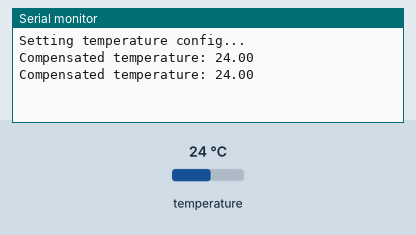
This program was run on a simulated ESP32-S3. Shown: the last lines printed to the serial monitor. Inputs (shaded band) come from the test bench; at power-on: temperature 24 °C.

Above: at 1.8 s.
1.9 s: temperature set to 12 °C
At 2.8 s:
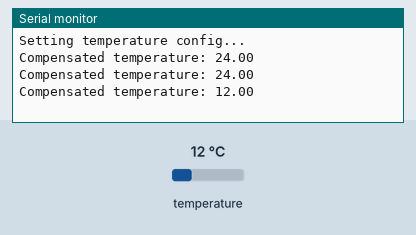
3.4 s: temperature set to 19 °C
At 4.4 s:
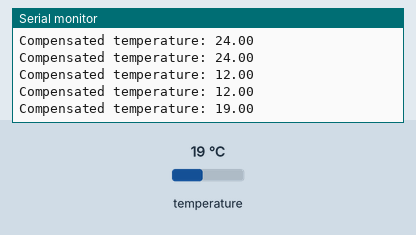
Timing chart, 0 to 6.4 s (numbered marks = the images above; inputs shaded):
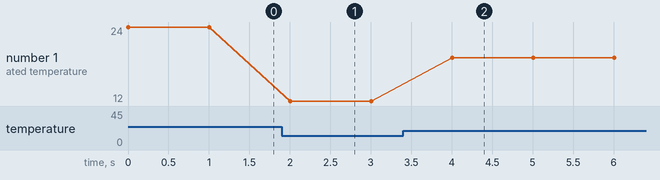

The program:

main.cpp
```cpp
#include <Arduino.h>

#define DEBUG 1
// Level 1: Driver, Level 2: ESP, Level 3: Adafruit
#define ABSTRACTION_LEVEL 3


#if DEBUG
#define LOG_VOID(val) Serial.printf(" %-40s   ------\n", #val); val
#define LOG_ACK_(val) Serial.printf(" %-40s -> %s\n", #val, val ? "NACK" : "ACK")
#define LOG_BYTE(val, buff) buff = val; Serial.printf(" %-40s -> 0x%02x\n", #val, buff)
#define LOG(val) val; Serial.printf(" %-40s -> %02x\n", #val, buff)

#else // if DEBUG
#define LOG_VOID(val) val
#define LOG_ACK_(val) val
#define LOG_BYTE(val, buff) buff = val
#define LOG(val) val
#endif // DEBUG


#define READ 0x01
#define WRITE 0x00
#define ADDR 0x76
#define RESET 0xB6
#define REG_ID 0xD0
#define REG_RESET 0xE0
#define REG_CONFIG 0xF5
#define REG_CTRL_MEAS 0xF4
#define REG_TEMP 0xFA
#define REG_CALIB_00 0x88

#define MODE_NORMAL 0b11
#define MODE_SLEEP 0b00


uint16_t dig_T1;
int16_t dig_T2;
int16_t dig_T3;

uint32_t compensate_temperature(uint32_t raw_temp) {
    const int32_t var1 = (((raw_temp >> 3) - ((int32_t) dig_T1 << 1)) * ((int32_t) dig_T2)) >> 11;
    const int32_t var2 = (((((raw_temp >> 4) - ((int32_t) dig_T1)) * ((raw_temp >> 4) - ((int32_t) dig_T1))) >> 12) * ((int32_t) dig_T3)) >> 14;
    const int32_t t_fine = var1 + var2;
    return (t_fine * 5 + 128) >> 8;
}

#if ABSTRACTION_LEVEL == 1

void wait() {
    delayMicroseconds(5);
}

bool clock_stretching() {
    for (int retry = 0; retry < 25; retry++) {
        if (digitalRead(SCL)) {
            return true;
        }
        wait();
    }
    return false;
}

void i2c_write_bit(bool value) {
    digitalWrite(SDA, value);
    wait();
    digitalWrite(SCL, 1);
    wait();
    if (!clock_stretching()) {
        Serial.printf("Error, clock stretching failed in write \n");
    }
    digitalWrite(SCL, 0);
    wait();
}

bool i2c_read_bit() {
    digitalWrite(SDA, 1);
    wait();
    digitalWrite(SCL, 1);
    wait();
    if (!clock_stretching()) {
        Serial.printf("Error, clock stretching failed in read \n");
    }
    bool value = digitalRead(SDA);
    digitalWrite(SCL, 0);
    return value;
}

void i2c_start() {
    digitalWrite(SDA, 1);
    wait();
    digitalWrite(SCL, 1);
    wait();
    if (digitalRead(SDA) == 0) {
        Serial.printf("Error, SDA is low. Cannot i2c_start()\n");
    }
    digitalWrite(SDA, 0);
    wait();
    digitalWrite(SCL, 0);
}

void i2c_stop() {
    wait();
    digitalWrite(SDA, 0);
    digitalWrite(SCL, 1);
    wait();
    if (!clock_stretching()) {
        Serial.printf("Error, clock stretching failed in stop \n");
    }
    digitalWrite(SDA, 1);
}

uint8_t i2c_read_byte(bool ack) {
    uint8_t data = 0;
    for (int i = 0; i < 8; i++) {
        data = (data << 1) | i2c_read_bit();
    }
    i2c_write_bit(!ack);
    return data;
}


bool i2c_write_byte(uint8_t data) {
    for (int i = 0; i < 8; i++) {
        i2c_write_bit(data & 0x80);
        data <<= 1;
    }
    return i2c_read_bit();
}


uint8_t write_then_read(const uint8_t addr, const uint8_t data) {
    uint8_t response = 0;
    LOG_VOID(i2c_start());
    LOG_ACK_(i2c_write_byte((addr << 1) | WRITE));
    LOG_ACK_(i2c_write_byte(data));

    LOG_VOID(i2c_start());
    LOG_ACK_(i2c_write_byte((addr << 1) | READ));
    LOG_BYTE(i2c_read_byte(false), response);
    LOG_VOID(i2c_stop());

    return response;
}

uint8_t get_chip_id(const uint8_t addr) { return write_then_read(addr, REG_ID); }

void reset(const uint8_t addr) {
    LOG_VOID(i2c_start());
    LOG_ACK_(i2c_write_byte((addr << 1) | WRITE));
    LOG_ACK_(i2c_write_byte(REG_RESET));
    LOG_ACK_(i2c_write_byte(RESET));
    LOG_VOID(i2c_stop());
}

void setup() {
    esp_sleep_disable_wakeup_source(ESP_SLEEP_WAKEUP_ALL);
    Serial.begin(115200);

    pinMode(SCL, OUTPUT_OPEN_DRAIN);
    pinMode(SDA, OUTPUT_OPEN_DRAIN);
    digitalWrite(SDA, 0);
    digitalWrite(SCL, 0);
    uint8_t data = 0;

    // Check Chip ID
    Serial.printf("Checking chip ID...\n");
    const auto chip_id = get_chip_id(ADDR);
    if (chip_id != 0x60) {
        Serial.printf("[ ERROR ] Chip ID is not 0x60\n");
        return;
    }
    Serial.printf("Chip ID: 0x%02x (BME280)\n", chip_id);

    // Reset the sensor
    Serial.printf("Resetting the sensor...\n");
    reset(ADDR);
    delay(100);

    //// Configure the sensor
    // Set sleep mode
    Serial.printf("Setting sleep mode...\n");
    LOG_VOID(i2c_start());
    LOG_ACK_(i2c_write_byte((ADDR << 1) | WRITE));
    LOG_ACK_(i2c_write_byte(REG_CTRL_MEAS));
    LOG_ACK_(i2c_write_byte(MODE_SLEEP));
    LOG_VOID(i2c_stop());

    // Set temperature config
    Serial.printf("Setting temperature config...\n");
    LOG_VOID(i2c_start());
    LOG_ACK_(i2c_write_byte((ADDR << 1) | WRITE));
    LOG_ACK_(i2c_write_byte(REG_CTRL_MEAS));
    LOG_ACK_(i2c_write_byte(0b001 << 5 | MODE_NORMAL)); // 0b001 = 1x oversampling
    LOG_VOID(i2c_stop());

    // Read calibration data
    Serial.printf("Reading calibration data...\n");
    LOG_VOID(i2c_start());
    LOG_ACK_(i2c_write_byte((ADDR << 1) | WRITE));
    LOG_ACK_(i2c_write_byte(REG_CALIB_00));
    LOG_VOID(i2c_start());
    LOG_ACK_(i2c_write_byte((ADDR << 1) | READ));
    LOG_BYTE(i2c_read_byte(true), data);
    dig_T1 = 0;
    dig_T1 = data;
    LOG_BYTE(i2c_read_byte(true), data);
    dig_T1 |= data << 8;
    Serial.printf("    dig_T1: %u\n", dig_T1);
    LOG_BYTE(i2c_read_byte(true), data);
    dig_T2 = 0;
    dig_T2 = data;
    LOG_BYTE(i2c_read_byte(true), data);
    dig_T2 |= data << 8;
    Serial.printf("    dig_T2: %d\n", dig_T2);
    LOG_BYTE(i2c_read_byte(true), data);
    dig_T3 = 0;
    dig_T3 = data;
    LOG_BYTE(i2c_read_byte(false), data);
    dig_T3 |= data << 8;
    Serial.printf("    dig_T3: %d\n", dig_T3);
    LOG_VOID(i2c_stop());
}


void loop() {
    uint32_t temp = 0;
    uint8_t data = 0;

    // Read temperature
    LOG_VOID(i2c_start());
    LOG_ACK_(i2c_write_byte((ADDR << 1) | WRITE));
    LOG_ACK_(i2c_write_byte(REG_TEMP));
    LOG_VOID(i2c_start());
    LOG_ACK_(i2c_write_byte((ADDR << 1) | READ));
    LOG_BYTE(i2c_read_byte(true), data);
    temp |= data;
    temp <<= 8;
    LOG_BYTE(i2c_read_byte(true), data);
    temp |= data;
    temp <<= 4;
    LOG_BYTE(i2c_read_byte(false), data);
    temp |= data >> 4;
    LOG_VOID(i2c_stop());
    temp = compensate_temperature(temp);
    Serial.printf("Compensated temperature: %.2f\n", temp/100.f);
    Serial.flush();
    // uint8_t buff = 0xD0;
    // dev.write_then_read(&buff, 1, &buff, 1);

    // printf("Adafruit_I2CDevice::read() -> %2x\n", buff);

    //uint8_t buff = 0xD0;
    //size_t err;
    //i2cWrite(0, 0x76, &buff, 1, 10);
    //i2cRead(0, 0x76, &buff, 1, 5, &err);
    //Serial.printf("i2cRead() -> %2x\n", buff);
    esp_sleep_enable_timer_wakeup(1000 * 1000);
    esp_light_sleep_start();
}

#elif ABSTRACTION_LEVEL == 2

void setup() {
    esp_sleep_disable_wakeup_source(ESP_SLEEP_WAKEUP_ALL);
    esp_sleep_enable_timer_wakeup(1000 * 1000);

    Serial.begin(115200);

    // esp_err_t i2cInit(uint8_t i2c_num, int8_t sda, int8_t scl, uint32_t clk_speed);
    // esp_err_t i2cWrite(uint8_t i2c_num, uint16_t address, const uint8_t* buff, size_t size, uint32_t timeOutMillis);
    // esp_err_t i2cRead(uint8_t i2c_num, uint16_t address, uint8_t* buff, size_t size, uint32_t timeOutMillis, size_t *readCount);

    i2cInit(0, SDA, SCL, 100000);

    // Check Chip ID
    uint8_t buff = REG_ID;
    size_t err;

    Serial.printf("Checking chip ID...\n");
    LOG(i2cWrite(0, ADDR, &buff, 1, 10));
    LOG(i2cRead(0, ADDR, &buff, 1, 10, &err));
    if (buff != 0x60) {
        Serial.printf("[ ERROR ] Chip ID is not 0x60\n");
        return;
    }
    Serial.printf("Chip ID: 0x%02x (BME280)\n", buff);

    // Reset the sensor
    Serial.printf("Resetting the sensor...\n");
    buff = REG_RESET;
    LOG(i2cWrite(0, ADDR, &buff, 1, 10));
    buff = RESET;
    LOG(i2cWrite(0, ADDR, &buff, 1, 10));
    delay(100);

    // Set sleep mode
    Serial.printf("Setting sleep mode...\n");
    buff = REG_CTRL_MEAS;
    LOG(i2cWrite(0, ADDR, &buff, 1, 10));
    buff = MODE_SLEEP;
    LOG(i2cWrite(0, ADDR, &buff, 1, 10));

    // Set temperature config
    Serial.printf("Setting temperature config...\n");
    buff = REG_CTRL_MEAS;
    LOG(i2cWrite(0, ADDR, &buff, 1, 10));
    buff = 0b001 << 5 | MODE_NORMAL; // 0b001 = 1x oversampling
    LOG(i2cWrite(0, ADDR, &buff, 1, 10));

    // Read calibration data
    Serial.printf("Reading calibration data...\n");
    buff = REG_CALIB_00;
    LOG(i2cWrite(0, ADDR, &buff, 1, 10));
    LOG(i2cRead(0, ADDR, &buff, 1, 10, &err));
    dig_T1 = buff;
    LOG(i2cRead(0, ADDR, &buff, 1, 10, &err));
    dig_T1 |= buff << 8;
    Serial.printf("    dig_T1: %u\n", dig_T1);
    LOG(i2cRead(0, ADDR, &buff, 1, 10, &err));
    dig_T2 = buff;
    LOG(i2cRead(0, ADDR, &buff, 1, 10, &err));
    dig_T2 |= buff << 8;
    Serial.printf("    dig_T2: %d\n", dig_T2);
    LOG(i2cRead(0, ADDR, &buff, 1, 10, &err));
    dig_T3 = buff;
    LOG(i2cRead(0, ADDR, &buff, 1, 10, &err));
    dig_T3 |= buff << 8;
    Serial.printf("    dig_T3: %d\n", dig_T3);
}

void loop() {
    // Read temperature
    uint8_t buff = REG_TEMP;
    size_t err;
    LOG(i2cWrite(0, ADDR, &buff, 1, 10));
    LOG(i2cRead(0, ADDR, &buff, 1, 10, &err));
    uint32_t temp = buff;
    temp <<= 8;
    LOG(i2cRead(0, ADDR, &buff, 1, 10, &err));
    temp |= buff;
    temp <<= 4;
    LOG(i2cRead(0, ADDR, &buff, 1, 10, &err));
    temp |= buff >> 4;
    temp = compensate_temperature(temp);
    Serial.printf("Compensated temperature: %.2f\n", temp / 100.f);
    Serial.flush();

    esp_light_sleep_start();
}

#elif ABSTRACTION_LEVEL == 3
#undef READ
#undef WRITE
#undef ADDR
#undef RESET
#undef REG_ID
#undef REG_RESET
#undef REG_CONFIG
#undef REG_CTRL_MEAS
#undef REG_TEMP
#undef REG_CALIB_00

#undef MODE_NORMAL
#undef MODE_SLEEP

#include <Adafruit_BME280.h>

Adafruit_BME280 bme;

void setup() {
    esp_sleep_disable_wakeup_source(ESP_SLEEP_WAKEUP_ALL);
    esp_sleep_enable_timer_wakeup(1000 * 1000);
    Serial.begin(115200);


    Wire.begin(SDA, SCL);
    bme.begin(0x76, &Wire);
    Serial.printf("Setting temperature config...\n");
    bme.setSampling(Adafruit_BME280::MODE_NORMAL,
                    Adafruit_BME280::SAMPLING_X1,
                    Adafruit_BME280::SAMPLING_NONE,
                    Adafruit_BME280::SAMPLING_NONE,
                    Adafruit_BME280::FILTER_OFF,
                    Adafruit_BME280::STANDBY_MS_0_5);
}

void loop() {
    const auto temp = bme.readTemperature();
    Serial.printf("Compensated temperature: %.2f\n", temp);
    Serial.flush();

    esp_light_sleep_start();
}
#endif // ABSTRACTION_LEVEL
```

Measured:
- after the input at 1.9 s, the serial monitor: prints a new line after 0.10 s (image 1)
- after the input at 3.4 s, the serial monitor: prints a new line after 0.61 s (image 2)
- plotted number 1: 24 → 12 after the input at 1.9 s, 12 → 19 after the input at 3.4 s
